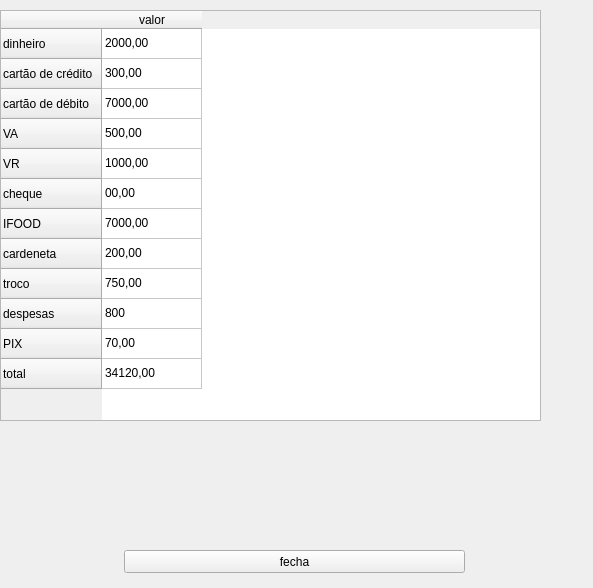
<?xml version="1.0" encoding="UTF-8"?>
<ui version="4.0">
 <class>Form</class>
 <widget class="QWidget" name="Form">
  <property name="geometry">
   <rect>
    <x>0</x>
    <y>0</y>
    <width>593</width>
    <height>588</height>
   </rect>
  </property>
  <property name="windowTitle">
   <string>Form</string>
  </property>
  <widget class="QTableWidget" name="tableWidget">
   <property name="geometry">
    <rect>
     <x>0</x>
     <y>10</y>
     <width>541</width>
     <height>411</height>
    </rect>
   </property>
   <row>
    <property name="text">
     <string>dinheiro</string>
    </property>
   </row>
   <row>
    <property name="text">
     <string>cartão de crédito</string>
    </property>
   </row>
   <row>
    <property name="text">
     <string>cartão de débito</string>
    </property>
   </row>
   <row>
    <property name="text">
     <string>VA</string>
    </property>
   </row>
   <row>
    <property name="text">
     <string>VR</string>
    </property>
   </row>
   <row>
    <property name="text">
     <string>cheque</string>
    </property>
   </row>
   <row>
    <property name="text">
     <string>IFOOD</string>
    </property>
   </row>
   <row>
    <property name="text">
     <string>cardeneta</string>
    </property>
   </row>
   <row>
    <property name="text">
     <string>troco</string>
    </property>
   </row>
   <row>
    <property name="text">
     <string>despesas</string>
    </property>
   </row>
   <row>
    <property name="text">
     <string>PIX</string>
    </property>
   </row>
   <row>
    <property name="text">
     <string>total</string>
    </property>
   </row>
   <column>
    <property name="text">
     <string>valor</string>
    </property>
   </column>
   <item row="0" column="0">
    <property name="text">
     <string>2000,00</string>
    </property>
   </item>
   <item row="1" column="0">
    <property name="text">
     <string>300,00</string>
    </property>
   </item>
   <item row="2" column="0">
    <property name="text">
     <string>7000,00</string>
    </property>
   </item>
   <item row="3" column="0">
    <property name="text">
     <string>500,00</string>
    </property>
   </item>
   <item row="4" column="0">
    <property name="text">
     <string>1000,00</string>
    </property>
   </item>
   <item row="5" column="0">
    <property name="text">
     <string>00,00</string>
    </property>
   </item>
   <item row="6" column="0">
    <property name="text">
     <string>7000,00</string>
    </property>
   </item>
   <item row="7" column="0">
    <property name="text">
     <string>200,00</string>
    </property>
   </item>
   <item row="8" column="0">
    <property name="text">
     <string>750,00</string>
    </property>
   </item>
   <item row="9" column="0">
    <property name="text">
     <string>800</string>
    </property>
   </item>
   <item row="10" column="0">
    <property name="text">
     <string>70,00</string>
    </property>
   </item>
   <item row="11" column="0">
    <property name="text">
     <string>34120,00</string>
    </property>
   </item>
  </widget>
  <widget class="QPushButton" name="pushButton">
   <property name="geometry">
    <rect>
     <x>124</x>
     <y>550</y>
     <width>341</width>
     <height>23</height>
    </rect>
   </property>
   <property name="text">
    <string>fecha</string>
   </property>
  </widget>
 </widget>
 <resources/>
 <connections/>
</ui>
